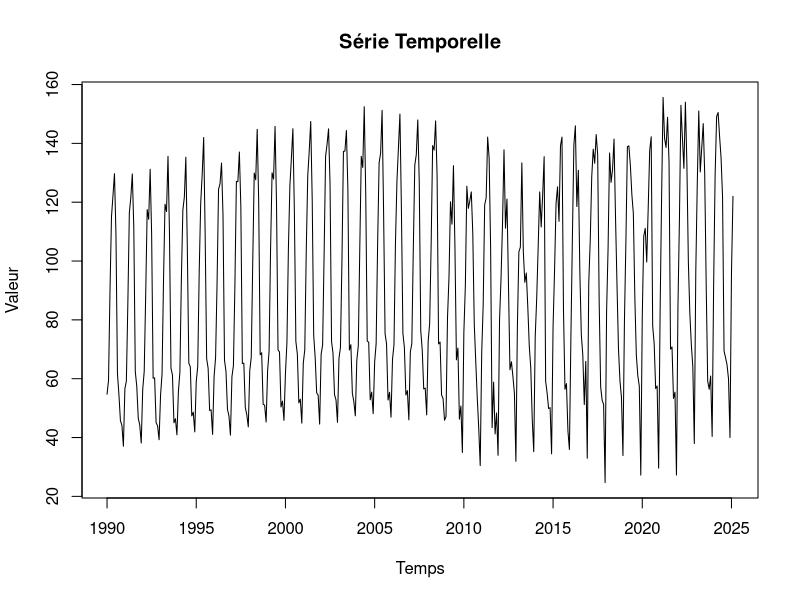
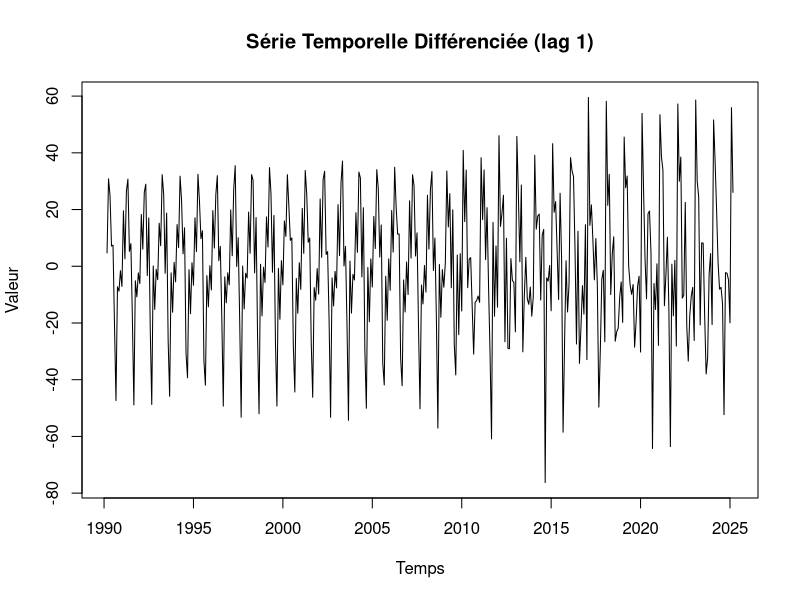
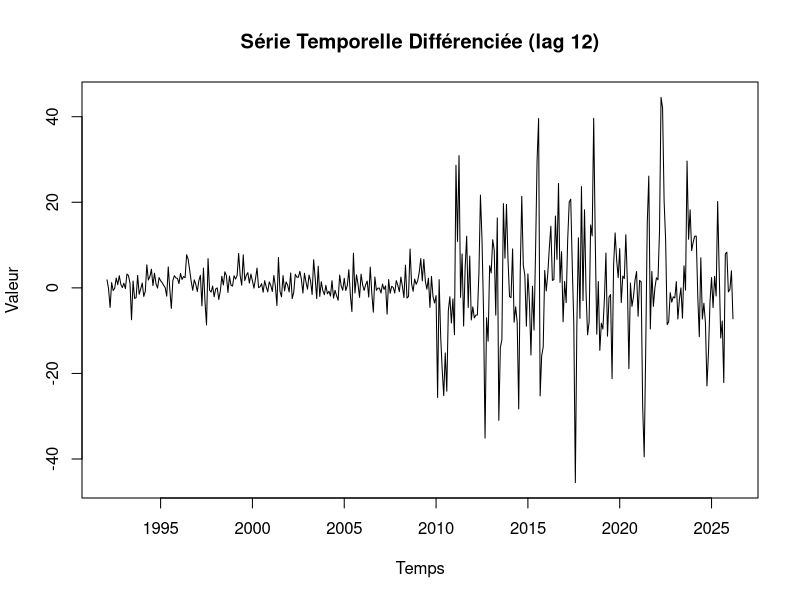
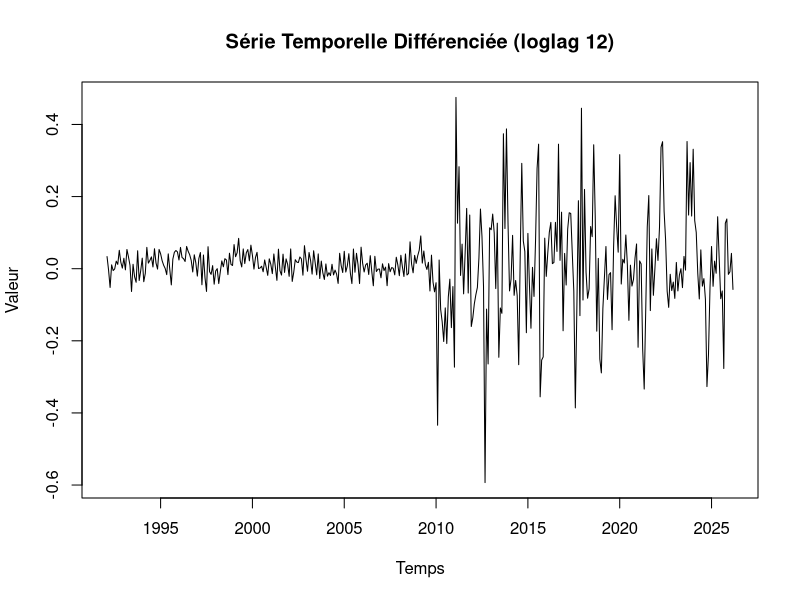
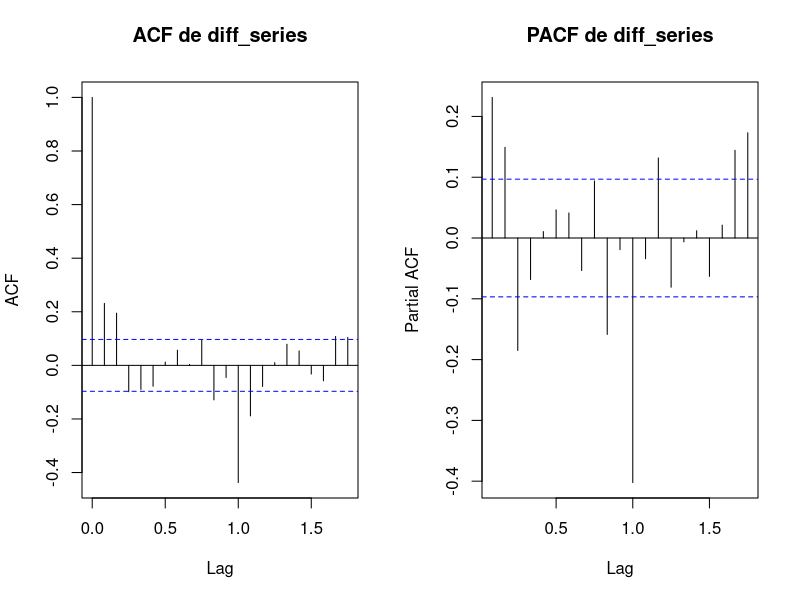
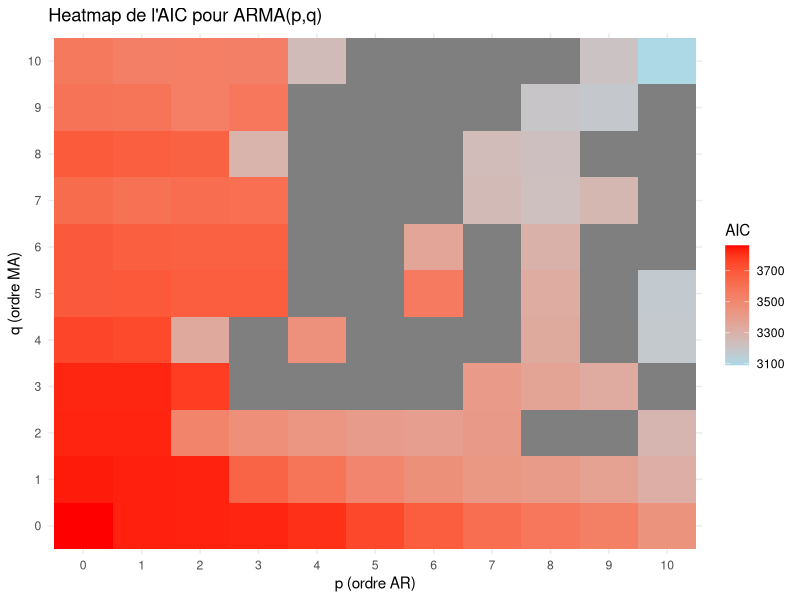
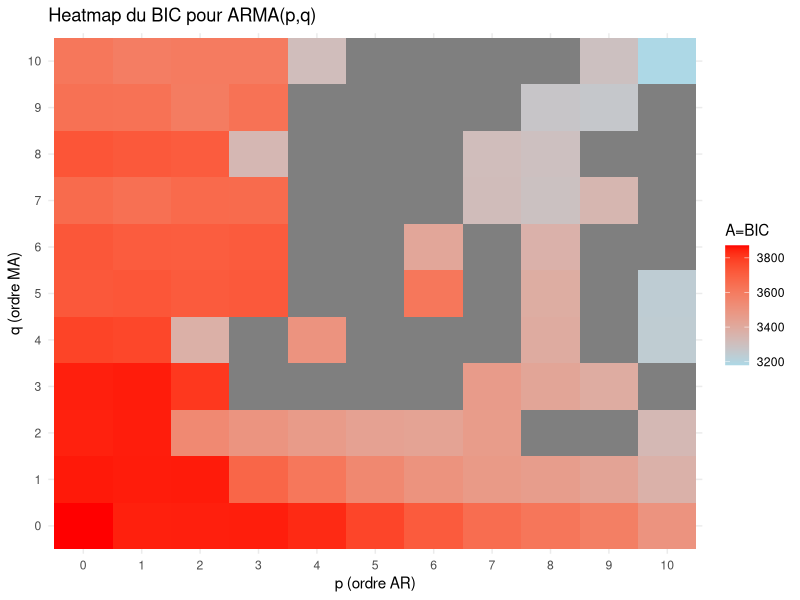
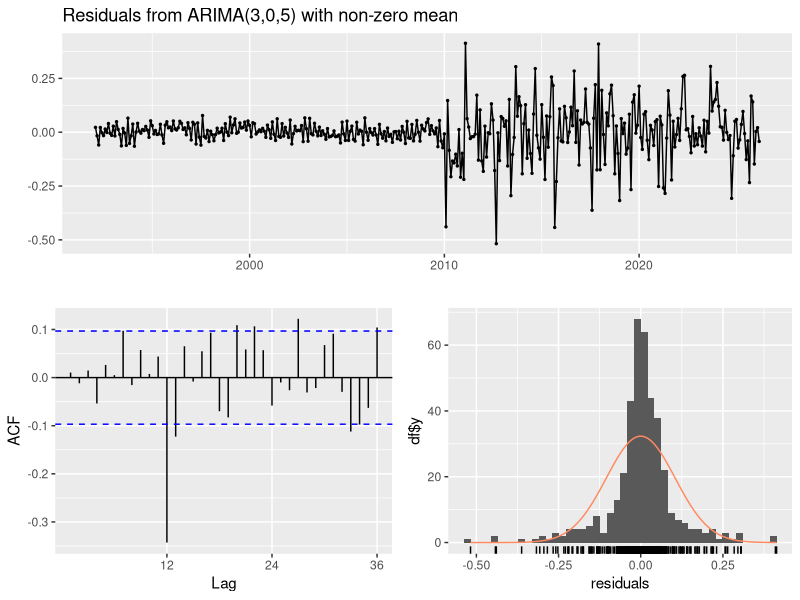

The R script that drew these images, in order:
## ---- chunk 1
library(tseries)
library(readr)
library(forecast)
library(ggplot2)
## ---- chunk 2

valeurs_mensuelles <- read_delim("sorbe.csv", delim = ";", col_types = cols())
vm <- valeurs_mensuelles[-c(1, 2, 3), ]

colnames(vm) <- c("date","value","code")  
vm <- vm[nrow(vm):1, ]
vm$value <- as.numeric(vm$value)

vm$log <- log(vm$value)
vm$diff <- c(NA,diff(vm$value, lag = 1))
vm$season <-  c(rep(NA, 12), diff(vm$value, lag = 12))
vm$seasonlog <- c(rep(NA, 12), diff(vm$log, lag = 12))

head(vm)
## ---- chunk 3

serie_ts <- ts(vm$value, start = c(1990, 01), frequency = 12) 

diff_series <- ts(vm$diff, start = c(1990, 02), frequency = 12) 
diff_series <- na.omit(diff_series) 

season_series <- ts(vm$season, start = c(1991, 02), frequency = 12) 
season_series <- na.omit(season_series)

seasonlog_series <- ts(vm$seasonlog, start = c(1991, 02), frequency = 12) 
seasonlog_series <- na.omit(seasonlog_series) 

# Dickey-Fuller Test
adf.test(serie_ts, alternative="stationary")
adf.test(season_series, alternative="stationary")
adf.test(diff_series, alternative="stationary")
adf.test(seasonlog_series, alternative="stationary")
pp.test(diff_series, alternative="stationary")
kpss.test((diff_series))


## ---- chunk 4

plot(serie_ts, main="Série Temporelle", xlab="Temps", ylab="Valeur")
plot(diff_series, main="Série Temporelle Différenciée (lag 1)", xlab="Temps", ylab="Valeur")
plot(season_series, main="Série Temporelle Différenciée (lag 12)", xlab="Temps", ylab="Valeur")
plot(seasonlog_series, main="Série Temporelle Différenciée (loglag 12)", xlab="Temps", ylab="Valeur")
## ---- chunk 5

# Définir la disposition des graphiques
par(mfrow=c(1,2), mar=c(5,4,4,2) + 0.1)

# Tracer l'ACF avec un ajustement de l'axe des abscisses
acf(seasonlog_series, main="ACF de diff_series", lag.max = 21, xlab="Lag")


# Tracer le PACF avec un ajustement de l'axe des abscisses
pacf(seasonlog_series, main="PACF de diff_series", lag.max = 21)

# Réinitialiser la disposition des graphiques
par(mfrow=c(1,1))

## ---- chunk 6
# Charger les bibliothèques nécessaires
library(forecast)

# Définir les valeurs de p et q
p_values <- 0:10
q_values <- 0:10

# Créer une matrice pour stocker les résultats
results <- expand.grid(p = p_values, q = q_values)
results$AIC <- NA
results$BIC <- NA

# Boucle pour ajuster les modèles et calculer AIC & BIC
for (i in 1:nrow(results)) {
  p <- results$p[i]
  q <- results$q[i]  # Utiliser "i" au lieu de "j"
  
  # Ajuster le modèle ARMA(p, q)
  model <- tryCatch(
    arima(diff_series, order = c(p, 0, q)),  # Modèle ARMA sur la série différenciée
    error = function(e) return(NULL)
  )
  
  # Si le modèle est valide, stocker AIC et BIC
  if (!is.null(model)) {
    results$AIC[i] <- model$aic
    results$BIC[i] <- BIC(model)
  }
}



# Afficher le tableau trié par AIC
results <- results[order(results$AIC), ]
print(results)

## ---- chunk 7
ggplot(results, aes(x = factor(p), y = factor(q), fill = AIC)) +
  geom_tile() +
  scale_fill_gradient(low = "lightblue", high = "red") +
  labs(title = "Heatmap de l'AIC pour ARMA(p,q)",
       x = "p (ordre AR)", 
       y = "q (ordre MA)", 
       fill = "AIC") +
  theme_minimal()

ggplot(results, aes(x = factor(p), y = factor(q), fill = BIC)) +
  geom_tile() +
  scale_fill_gradient(low = "lightblue", high = "red") +
  labs(title = "Heatmap du BIC pour ARMA(p,q)",
       x = "p (ordre AR)", 
       y = "q (ordre MA)", 
       fill = "A=BIC") +
  theme_minimal()
## ---- chunk 8
best_model <- auto.arima(seasonlog_series, ic="aic", seasonal = FALSE, approximation = FALSE, trace=TRUE)
summary(best_model)
## ---- chunk 9
modele_arima <- Arima(seasonlog_series, order = c(3, 0, 5))
summary(modele_arima)
## ---- chunk 10
checkresiduals(modele_arima)
